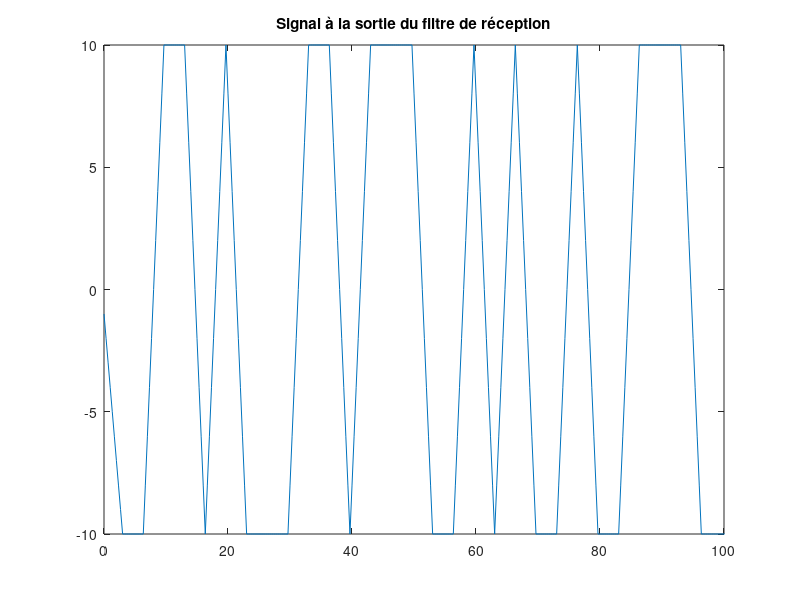
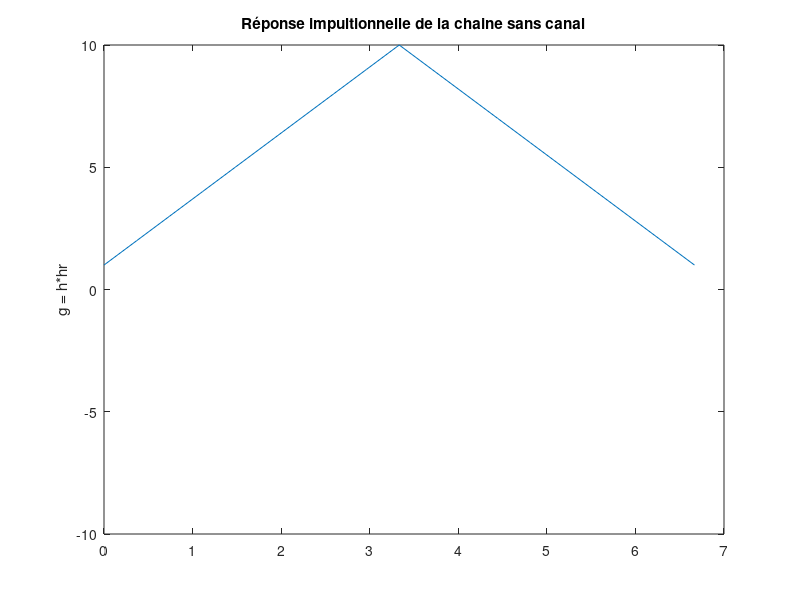
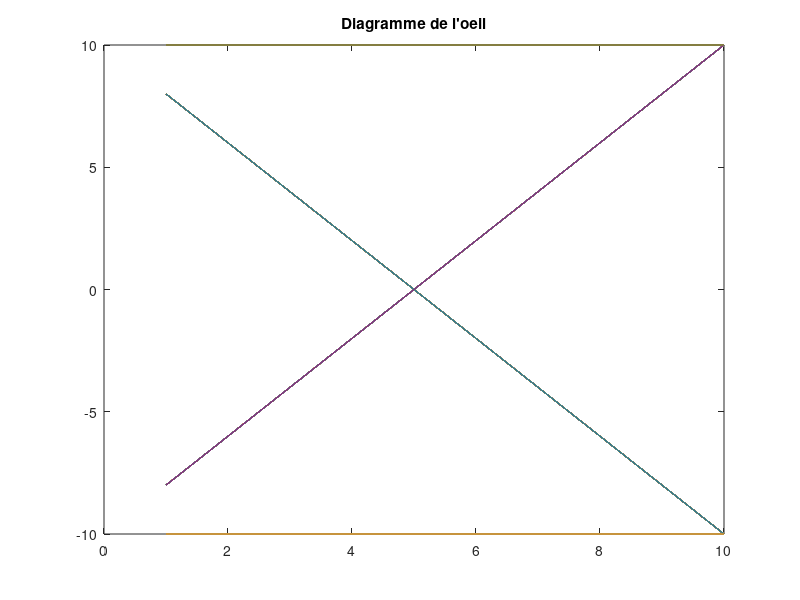
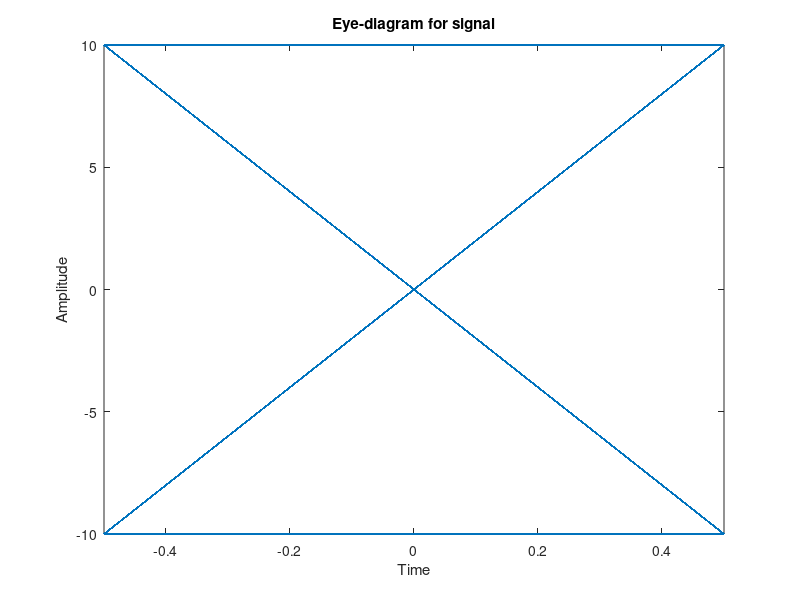

MATLAB code to generate these figures, in order: (Note: this script raises an error after producing the figures.)
close all;
clear;
clc;

%% Données :
    Fe = 24000;
    Te = 1/Fe;
    % Nombre de bits générés :
    nb_bits = 1000;
    Rb = 3000;
    % Nombre d échantillons (Ts=NsTe)
    Ns=10;
    Ts = nb_bits/Rb;
    % Réponse impulsionnelle du filtre de mise en forme :
    h = ones (1, Ns);
    % Réponse impulsionnelle du filtre de reception :
    hr = h;
    % Gérération de l'information binaire :
    bits = randi ([0, 1], 1, nb_bits);
    % L'échelle de temps :
    t = linspace(0,(10000)*Ts,10000);


%% ETUDE SANS CANAL :
    % Question 1 : Implantation du modulateur et demodulateur:
    % Mapping binaire à moyenne nulle : 0 -> -1, 1 -> +1
    Symboles = 2*bits - 1;
    % Génération des impulsions :
    Impulsions = kron(Symboles, [1 zeros(1, Ns-1)]);
    % Filtrage de mise en forme :
    r = filter (h, 1, Impulsions);    %Signal à la sortie du modulateur
    x = filter (hr, 1, r);

    % Question 2 : Tracage du signal à la sortielc du filtre de réception
    figure; plot(t,x);
    title('Signal à la sortie du filtre de réception');
    axis([0 100 -10 10]);

    % Question 3 : Tracage de la réponse impulsionnelle de la chaine de transmission g :
    g = conv(h, hr);
    figure; plot(linspace(0,(20)*Ts,19), g);
    title('Réponse impultionnelle de la chaine sans canal');
    ylabel('g = h*hr')
    axis([0 7 -10 10]);

    % Question 4 : L'instant optimal d'échantillonage :
        n0 = Ns;

    % Question 5 : Diagramme de l'oeil :
        figure; plot(reshape(x(Ns+1 : end),Ns,(length(x)-Ns)/Ns));
        title("Diagramme de l'oeil");
        eyediagram(x(Ns + Ns/2 : end), Ns);


    % Question 6 : Confirmation de la réponse de la Q.4
        % Oui, ...

    % Question 7 : Echantillonner le signal en sortie du filtre de réception et faire les décisions :
        % Pour n0 optimal :
        x_echantillonne = x(n0 : Ns : end);
        bits_estimes = x_echantillonne > 0;
        Decision = (bits_estimes == bits);
        TEB = 1-sum(Decision)/1000;
        fprintf("-----Le TEB pour l'instant optimal d'échantillonage n0 = Ns-----\n")
        fprintf("TEB = %d\n\n", TEB);
        % Pour n0 = 3 : On obtient des erreurs à cause des interferences.
        x_echantillonne2 = x(3 : Ns : end);
        bits_estimes2 = x_echantillonne2 > 0;
        Decision2 = (bits_estimes2 == bits);
        % Taux d'erreur binaire pour n0 = 3 :
        TEB = 1-sum(Decision2)/1000;
        fprintf("-----Le TEB pour l'instant d'échantillonage no = 3 (non optimal)-----\n")
        fprintf("TEB = %d\n\n", TEB);



%% ETUDE AVEC CANAL DE PROPAGATION :


% Données :
    % Fréquences de coupure :
    fc1 = 8000;
    fc2 = 1000;
    
% Pour BW = fc :
    fc = fc1;

% Réponse impulsionnelle du canal de propagation :
    hc = (2*fc/Fe)*sinc(2*(fc/Fe)*(-(51-1)/2 : (51-1)/2));

% Tracage de la réponse impulsionnelle globale de la chaine de transmission
    g_canal = conv(g, hc);
    figure; plot(g_canal);
    title(strcat("Réponse impultionnelle de la chaine avec canal cas BW = ", string(fc), "Hz"));
    ylabel('g = h*hr*hc')
    %axis([0 7 -10 10]);

% Diagramme de l'oeil :
    z = filter (g_canal, 1, Impulsions);
    figure; plot(reshape(z(Ns+1 : end),Ns,(length(z)-Ns)/Ns));
    title( strcat("Diagramme de l'oeil pour la chaine avec canal cas BW = ", string(fc), "Hz"));
%     eyediagram(z(Ns + Ns/2 : end), Ns);
%     title( strcat("Diagramme de l'oeil pour la chaine avec canal cas BW = ", string(fc), "Hz"));


% Représentation des réponses impulsionnelles en fréquence :
    n_fft = 1024;
    freq = linspace(-Fe/2, Fe/2,n_fft); % Echelle de fréquence
    Hc = (1/Ts) * abs(fft(hc , n_fft)).^ 2;
    H = (1/Ts) * abs(fft(h , n_fft)).^ 2;
    Hr = (1/Ts) * abs(fft(hr , n_fft)).^ 2;
    G = H.*Hr;
    figure; semilogy(freq, fftshift(Hc), 'g', freq, fftshift(G), 'r');
    title(strcat("Tracage des réponses en fréquence cas BW = ", string(fc), "Hz"));
    xlabel("Fréquence")
    legend('|Hc(f)|', '|H(f)Hr(f)|')

% Calcul de TEB : 
    z_echantillonne = z(n0 : Ns : end);
    bits_estimes = z_echantillonne > 0;
    Decision = (bits_estimes == bits);
    TEB = 1-sum(Decision)/1000;
    fprintf("-----Le TEB avec canal pour l'instant d'échantillonage optimal et BW = %d Hz-----\n", fc)
    fprintf("TEB = %d\n\n", TEB);